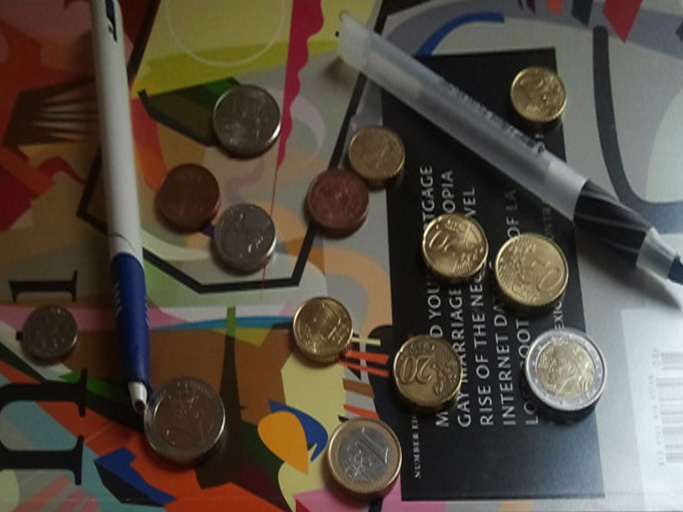
#> input picture PS1/ps1-input3-ps.jpg, 683 x 512 px, given in place of 4.2.06.tiff, which was not available
$ python PS0-5-code.py
#> lines starting #> are read from the running program, lines starting #| are printed output that depends on the picture; pictures that were not available may be replaced by others from this repository, and a replacement may not be noted
# Importing the opencv library for Python
import cv2
# Importing numpy for matrices/images handling
import numpy as np
# Importing matplotlib.pyplot to embed images within this notebook
import matplotlib.pyplot as plt

# 1. Input images

# Loading the 2 images downloaded
# from http://sipi.usc.edu/database/database.php?volume=misc
img1 = cv2.imread('./images/4.2.06.tiff', cv2.IMREAD_COLOR)
#> img1 is the input picture: shape (512, 683, 3); mean B, G, R 64.5, 75.4, 84.5
img2 = cv2.imread('./images/4.2.07.tiff', cv2.IMREAD_COLOR)
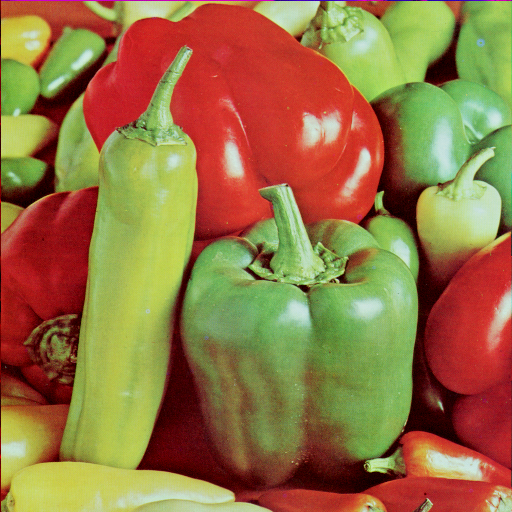
#> input picture PS0/images/4.2.07.tiff, 512 x 512 px, found by its file name
#> img2 is the input picture: shape (512, 512, 3); mean B, G, R 66.5, 115.6, 149.8


# ## 5. Noise

# a. Adding gaussian noise
sigma = 5

noise = np.zeros_like(img1)
noise[:,:,1] = np.random.standard_normal(np.shape(img1)[0:2]) * sigma
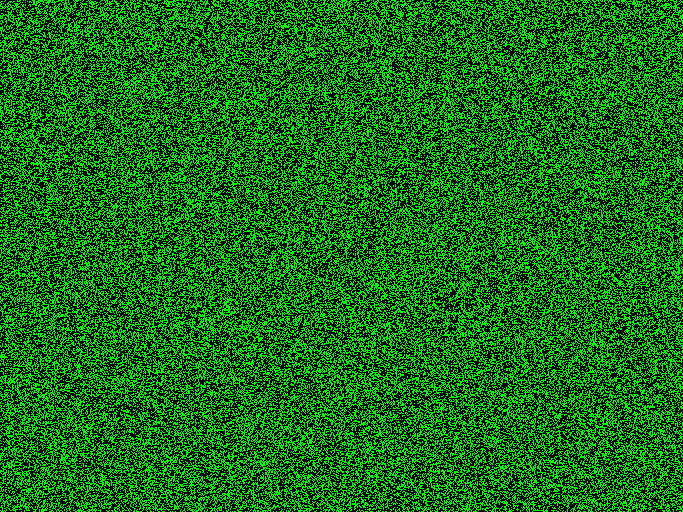
#> noise: shape (512, 683, 3); mean B, G, R 0, 107.5, 0
img1Noisy = img1 + noise
img1Noisy[img1Noisy < 0] = 0
img1Noisy[img1Noisy > 255] = 255

img1Noisy = img1Noisy
cv2.imwrite('./out/ps0-5-a.tiff', img1Noisy)
plt.imshow(cv2.cvtColor(img1Noisy, cv2.COLOR_BGR2RGB))

# The noise was visible starting from sigma = 1, but I've increased it a bit (5) to have noise present in different areas.

# b. Adding gaussian noise
sigma = 5

noise_blue = np.zeros_like(img1)
noise_blue[:,:,0] = np.random.standard_normal(np.shape(img1)[0:2]) * sigma
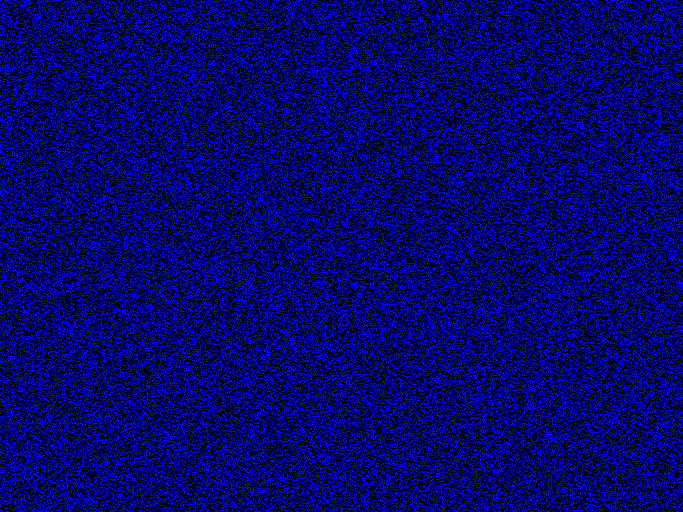
#> noise_blue: shape (512, 683, 3); mean B, G, R 107.3, 0, 0
img1NoisyBlue = img1 + noise_blue
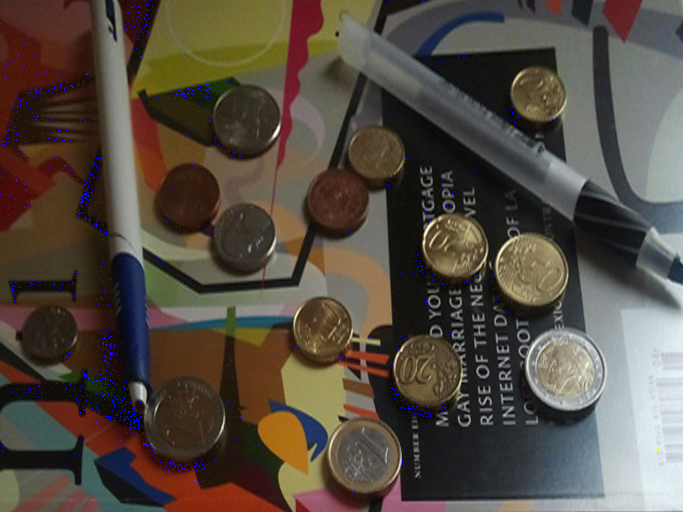
#> img1NoisyBlue: shape (512, 683, 3); mean B, G, R 65.8, 75.4, 84.5
img1NoisyBlue[img1NoisyBlue < 0] = 0
img1NoisyBlue[img1NoisyBlue > 255] = 255

img1Noisy = img1Noisy
cv2.imwrite('./out/ps0-5-b.tiff', img1NoisyBlue)
plt.imshow(cv2.cvtColor(img1NoisyBlue, cv2.COLOR_BGR2RGB))


# c.
# In this case, for this image and this amount of noise, the blue noise doesn't affect the image as the green noise. As the noise on the green channel happens to be very visible (green becomes prevalent over other channels) in dark areas (where the contrast is important), it is more difficult to perceive a difference with noise on the blue channel. Hence, the second image looks better.
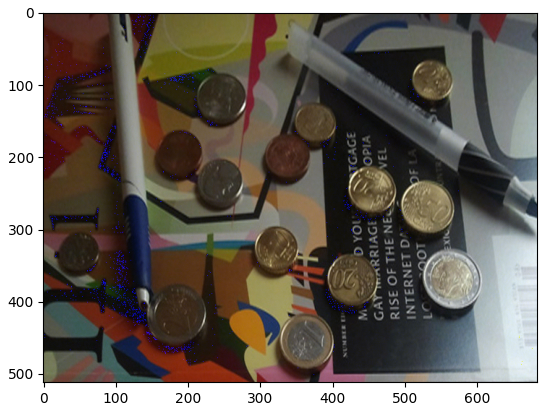
#> figure drawn by matplotlib, 1 panel
